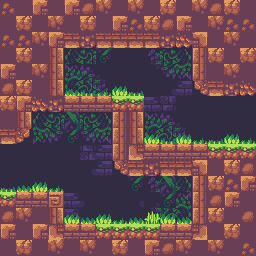

Rendered tile map (Tiled .tmx) drawn with the repository's tilesets; below, a short description and the map source with its tile grids summarised:
An orthogonal 16x16 tile map with 16x16 px tiles, 9 tile layers (Background_1, Background_2, Background_3, Background_4, ...), 2 tilesets and 2 objects (Teleport, Ladder).

<map version="1.10" tiledversion="1.11.2" orientation="orthogonal" renderorder="right-down" compressionlevel="0" width="16" height="16" tilewidth="16" tileheight="16" infinite="0" backgroundcolor="#37494e" nextlayerid="12" nextobjectid="3">
 <tileset firstgid="1" name="SunnyLand_by_Ansimuz" tilewidth="16" tileheight="16" tilecount="483" columns="23" objectalignment="topleft">
  <image source="atlas/SunnyLand_by_Ansimuz-extended.png" width="368" height="336" />
 </tileset>
 <tileset firstgid="484" name="Collisions" tilewidth="16" tileheight="16" tilecount="2" columns="2" objectalignment="topleft">
  <image source="Collisions.intgrid.png" width="32" height="16" />
 </tileset>
 <layer id="1" name="Background_1" width="16" height="16">
  <data>[256 cells, 102 non-empty, 10 distinct tile ids]</data>
 </layer>
 <layer id="2" name="Background_2" width="16" height="16">
  <data>[256 cells, 49 non-empty, 13 distinct tile ids]</data>
 </layer>
 <layer id="3" name="Background_3" width="16" height="16">
  <data>[256 cells, 24 non-empty, 10 distinct tile ids]</data>
 </layer>
 <layer id="4" name="Background_4" width="16" height="16">
  <data>[256 cells, 10 non-empty, 5 distinct tile ids]</data>
 </layer>
 <layer id="5" name="Background_5" width="16" height="16">
  <data>[256 cells, 3 non-empty, 2 distinct tile ids]</data>
 </layer>
 <layer id="6" name="Background_6" width="16" height="16">
  <data>[256 cells, 1 non-empty, 1 distinct tile ids]</data>
 </layer>
 <layer id="7" name="Background_7" width="16" height="16">
  <data>[256 cells, 1 non-empty, 1 distinct tile ids]</data>
 </layer>
 <layer id="9" name="Collisions_1" width="16" height="16">
  <data>[256 cells, 183 non-empty, 17 distinct tile ids]</data>
 </layer>
 <layer id="10" name="Collisions_2" width="16" height="16">
  <data>[256 cells, 9 non-empty, 2 distinct tile ids]</data>
 </layer>
 <objectgroup id="11" name="Entities">
  <object id="1" name="Teleport" type="Teleport" x="156" y="200" width="24" height="24">
   <properties>
    <property name="__anchorX" type="int" value="168" />
    <property name="__anchorY" type="int" value="224" />
    <property name="__cx" type="int" value="10" />
    <property name="__cy" type="int" value="13" />
    <property name="destination" value="9c20a1d0-66b0-11ec-b893-7dd8e9dfe663" />
   </properties>
  </object>
  <object id="2" name="Ladder" type="Ladder" x="80" y="96" width="16" height="16">
   <properties>
    <property name="__anchorX" type="int" value="80" />
    <property name="__anchorY" type="int" value="96" />
    <property name="__cx" type="int" value="5" />
    <property name="__cy" type="int" value="6" />
   </properties>
  </object>
 </objectgroup>
</map>
